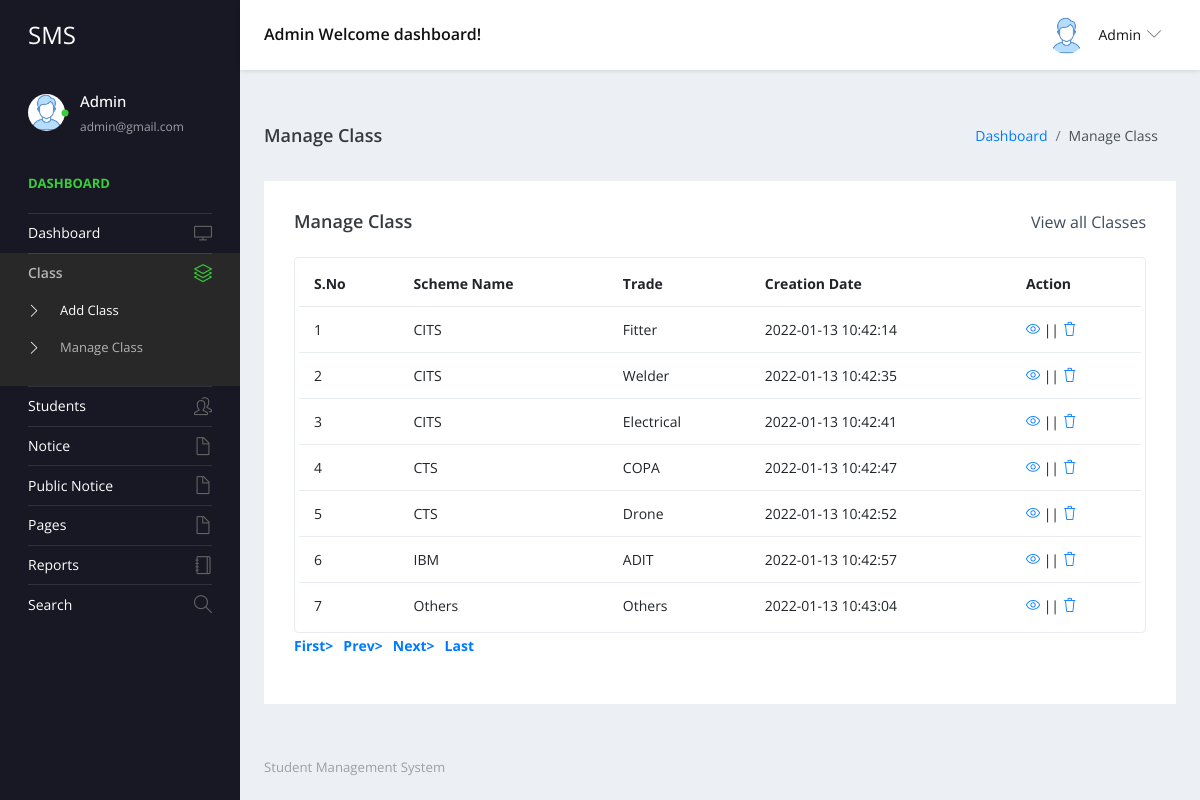
The app's page /admin/manage-class.php (signed in) with its own data.
### tables this page shows
CREATE TABLE `tblclass` (
  `ID` int(5) NOT NULL,
  `SchemeName` varchar(50) DEFAULT NULL,
  `TradeName` varchar(20) DEFAULT NULL,
  `CreationDate` timestamp NULL DEFAULT current_timestamp()
);

### admin/manage-class.php (the view, shortened to what this page needs)
<?php
include('includes/dbconnection.php');
if (strlen($_SESSION['sturecmsaid']==0)) {
  header('location:logout.php');
  } else{
?>
<!DOCTYPE html>
<html lang="en">
  <head>
    <link rel="stylesheet" href="vendors/simple-line-icons/css/simple-line-icons.css">
    <link rel="stylesheet" href="vendors/flag-icon-css/css/flag-icon.min.css">
    <link rel="stylesheet" href="vendors/css/vendor.bundle.base.css">
    <link rel="stylesheet" href="./vendors/daterangepicker/daterangepicker.css">
    <link rel="stylesheet" href="./vendors/chartist/chartist.min.css">
    <link rel="stylesheet" href="./css/style.css">
  </head>
  <body>
    <div class="container-scroller">
     <?php include_once('includes/header.php');?>
      <div class="container-fluid page-body-wrapper">
        <?php include_once('includes/sidebar.php');?>
        <div class="main-panel">
          <div class="content-wrapper">
             <div class="page-header">
              <h3 class="page-title"> Manage Class </h3>
              <nav aria-label="breadcrumb">
                <ol class="breadcrumb">
                  <li class="breadcrumb-item"><a href="dashboard.php">Dashboard</a></li>
                  <li class="breadcrumb-item active" aria-current="page"> Manage Class</li>
                </ol>
              </nav>
            </div>
            <div class="row">
              <div class="col-md-12 grid-margin stretch-card">
                <div class="card">
                  <div class="card-body">
                    <div class="d-sm-flex align-items-center mb-4">
                      <h4 class="card-title mb-sm-0">Manage Class</h4>
                      <a href="#" class="text-dark ml-auto mb-3 mb-sm-0"> View all Classes</a>
                    </div>
                    <div class="table-responsive border rounded p-1">
                      <table class="table">
                        <thead>
                          <tr>
                            <th class="font-weight-bold">S.No</th>
                            <th class="font-weight-bold">Scheme Name</th>
                            <th class="font-weight-bold">Trade</th>
                            <th class="font-weight-bold">Creation Date</th>
                            <th class="font-weight-bold">Action</th>
                          </tr>
                        </thead>
                        <tbody>
                           <?php
                           if (isset($_GET['pageno'])) {
            $pageno = $_GET['pageno'];
        } else {
            $pageno = 1;
        }
        $no_of_records_per_page =15;
        $offset = ($pageno-1) * $no_of_records_per_page;
       $ret = "SELECT ID FROM tblclass";
$query1 = $dbh -> prepare($ret);
$query1->execute();
$total_rows=$query1->rowCount();
$total_pages = ceil($total_rows / $no_of_records_per_page);
$sql="SELECT * from tblclass LIMIT $offset, $no_of_records_per_page";
$query = $dbh -> prepare($sql);
$query->execute();
$results=$query->fetchAll(PDO::FETCH_OBJ);
$cnt=1;
if($query->rowCount() > 0)
{
foreach($results as $row)
{               ?>
                          <tr>
                            <td><?php echo htmlentities($cnt);?></td>
                            <td><?php  echo htmlentities($row->SchemeName);?></td>
                            <td><?php  echo htmlentities($row->TradeName);?></td>
                            <td><?php  echo htmlentities($row->CreationDate);?></td>
                            <td>
                              <div><a href="edit-class-detail.php?editid=<?php echo htmlentities ($row->ID);?>"><i class="icon-eye"></i></a>
                                                || <a href="manage-class.php?delid=<?php echo ($row->ID);?>" onclick="return confirm('Do you really want to Delete ?');"> <i class="icon-trash"></i></a></div>
                            </td>
                          </tr><?php $cnt=$cnt+1;}} ?>
                        </tbody>
                      </table>
                    </div>
                    <div align="left">
    <ul class="pagination" >
        <li><a href="?pageno=1"><strong>First></strong></a></li>
        <li class="<?php if($pageno <= 1){ echo 'disabled'; } ?>">
            <a href="<?php if($pageno <= 1){ echo '#'; } else { echo "?pageno=".($pageno - 1); } ?>"><strong style="padding-left: 10px">Prev></strong></a>
        </li>
        <li class="<?php if($pageno >= $total_pages){ echo 'disabled'; } ?>">
            <a href="<?php if($pageno >= $total_pages){ echo '#'; } else { echo "?pageno=".($pageno + 1); } ?>"><strong style="padding-left: 10px">Next></strong></a>
        </li>
        <li><a href="?pageno=<?php echo $total_pages; ?>"><strong style="padding-left: 10px">Last</strong></a></li>
    </ul>
</div>
                  </div>
                </div>
              </div>
            </div>
          </div>
         <?php include_once('includes/footer.php');?>
        </div>
      </div>
    </div>
  </body>
</html><?php }  ?>

### admin/includes/header.php (shortened to what this page needs)
 <nav class="navbar default-layout-navbar col-lg-12 col-12 p-0 fixed-top d-flex flex-row">
        <div class="navbar-brand-wrapper d-flex align-items-center">
          <a class="navbar-brand brand-logo" href="dashboard.php">
            <strong style="color: white;">SMS</strong>
          </a>
        </div><?php
         $aid= $_SESSION['sturecmsaid'];
$sql="SELECT * from tbladmin where ID=:aid";
$query = $dbh -> prepare($sql);
$query->bindParam(':aid',$aid,PDO::PARAM_STR);
$query->execute();
$results=$query->fetchAll(PDO::FETCH_OBJ);
$cnt=1;
if($query->rowCount() > 0)
{
foreach($results as $row)
{               ?>
        <div class="navbar-menu-wrapper d-flex align-items-center flex-grow-1">
          <h5 class="mb-0 font-weight-medium d-none d-lg-flex"><?php  echo htmlentities($row->AdminName);?> Welcome dashboard!</h5>
          <ul class="navbar-nav navbar-nav-right ml-auto">
            <li class="nav-item dropdown d-none d-xl-inline-flex user-dropdown">
              <a class="nav-link dropdown-toggle" id="UserDropdown" href="#" data-toggle="dropdown" aria-expanded="false">
                <img class="img-xs rounded-circle ml-2" src="images/faces/face8.jpg" alt="Profile image"> <span class="font-weight-normal"> <?php  echo htmlentities($row->AdminName);?> </span></a>
                <?php $cnt=$cnt+1;}} ?>
            </li>
          </ul>
        </div>
      </nav>

### admin/includes/sidebar.php (shortened to what this page needs)
<nav class="sidebar sidebar-offcanvas" id="sidebar">
          <ul class="nav">
            <li class="nav-item nav-profile">
              <a href="#" class="nav-link">
                <div class="profile-image">
                  <img class="img-xs rounded-circle" src="images/faces/face8.jpg" alt="profile image">
                  <div class="dot-indicator bg-success"></div>
                </div>
                <div class="text-wrapper">
                  <?php
         $aid= $_SESSION['sturecmsaid'];
$sql="SELECT * from tbladmin where ID=:aid";
$query = $dbh -> prepare($sql);
$query->bindParam(':aid',$aid,PDO::PARAM_STR);
$query->execute();
$results=$query->fetchAll(PDO::FETCH_OBJ);
$cnt=1;
if($query->rowCount() > 0)
{
foreach($results as $row)
{               ?>
                  <p class="profile-name"><?php  echo htmlentities($row->AdminName);?></p>
                  <p class="designation"><?php  echo htmlentities($row->Email);?></p><?php $cnt=$cnt+1;}} ?>
                </div>
              </a>
            </li>
            <li class="nav-item nav-category">
              <span class="nav-link">Dashboard</span>
            </li>
            <li class="nav-item">
              <a class="nav-link" href="dashboard.php">
                <span class="menu-title">Dashboard</span>
                <i class="icon-screen-desktop menu-icon"></i>
              </a>
            </li>
            <li class="nav-item">
              <a class="nav-link" data-toggle="collapse" href="#ui-basic" aria-expanded="false" aria-controls="ui-basic">
                <span class="menu-title">Class</span>
                <i class="icon-layers menu-icon"></i>
              </a>
              <div class="collapse" id="ui-basic">
                <ul class="nav flex-column sub-menu">
                  <li class="nav-item"> <a class="nav-link" href="add-class.php">Add Class</a></li>
                  <li class="nav-item"> <a class="nav-link" href="manage-class.php">Manage Class</a></li>
                </ul>
              </div>
            </li>
            <li class="nav-item">
              <a class="nav-link" data-toggle="collapse" href="#ui-basic1" aria-expanded="false" aria-controls="ui-basic1">
                <span class="menu-title">Students</span>
                <i class="icon-people menu-icon"></i>
              </a>
            </li>
            <li class="nav-item">
              <a class="nav-link" data-toggle="collapse" href="#auth" aria-expanded="false" aria-controls="auth">
                <span class="menu-title">Notice</span>
                <i class="icon-doc menu-icon"></i>
              </a>
            </li>
            <li class="nav-item">
              <a class="nav-link" data-toggle="collapse" href="#auth1" aria-expanded="false" aria-controls="auth">
                <span class="menu-title">Public Notice</span>
                <i class="icon-doc menu-icon"></i>
              </a>
              <li class="nav-item">
              <a class="nav-link" data-toggle="collapse" href="#auth2" aria-expanded="false" aria-controls="auth">
                <span class="menu-title">Pages</span>
                <i class="icon-doc menu-icon"></i>
              </a>
            </li>
              <li class="nav-item">
              <a class="nav-link" href="between-dates-reports.php">
                <span class="menu-title">Reports</span>
                <i class="icon-notebook menu-icon"></i>
              </a>
            </li>
            <li class="nav-item">
              <a class="nav-link" href="search.php">
                <span class="menu-title">Search</span>
                <i class="icon-magnifier menu-icon"></i>
              </a>
            </li>
            </li>
          </ul>
        </nav>

### records on screen
tblclass: SchemeName "CITS", TradeName "Fitter", CreationDate "2022-01-13 10:42:14"
tblclass: SchemeName "CITS", TradeName "Welder", CreationDate "2022-01-13 10:42:35"
tblclass: SchemeName "CITS", TradeName "Electrical", CreationDate "2022-01-13 10:42:41"
tblclass: SchemeName "CTS", TradeName "COPA", CreationDate "2022-01-13 10:42:47"
tblclass: SchemeName "CTS", TradeName "Drone", CreationDate "2022-01-13 10:42:52"
tblclass: SchemeName "IBM", TradeName "ADIT", CreationDate "2022-01-13 10:42:57"
tblclass: SchemeName "Others", TradeName "Others", CreationDate "2022-01-13 10:43:04"

### other values on screen
$row->AdminName "Admin"
$row->Email "admin@gmail.com"
